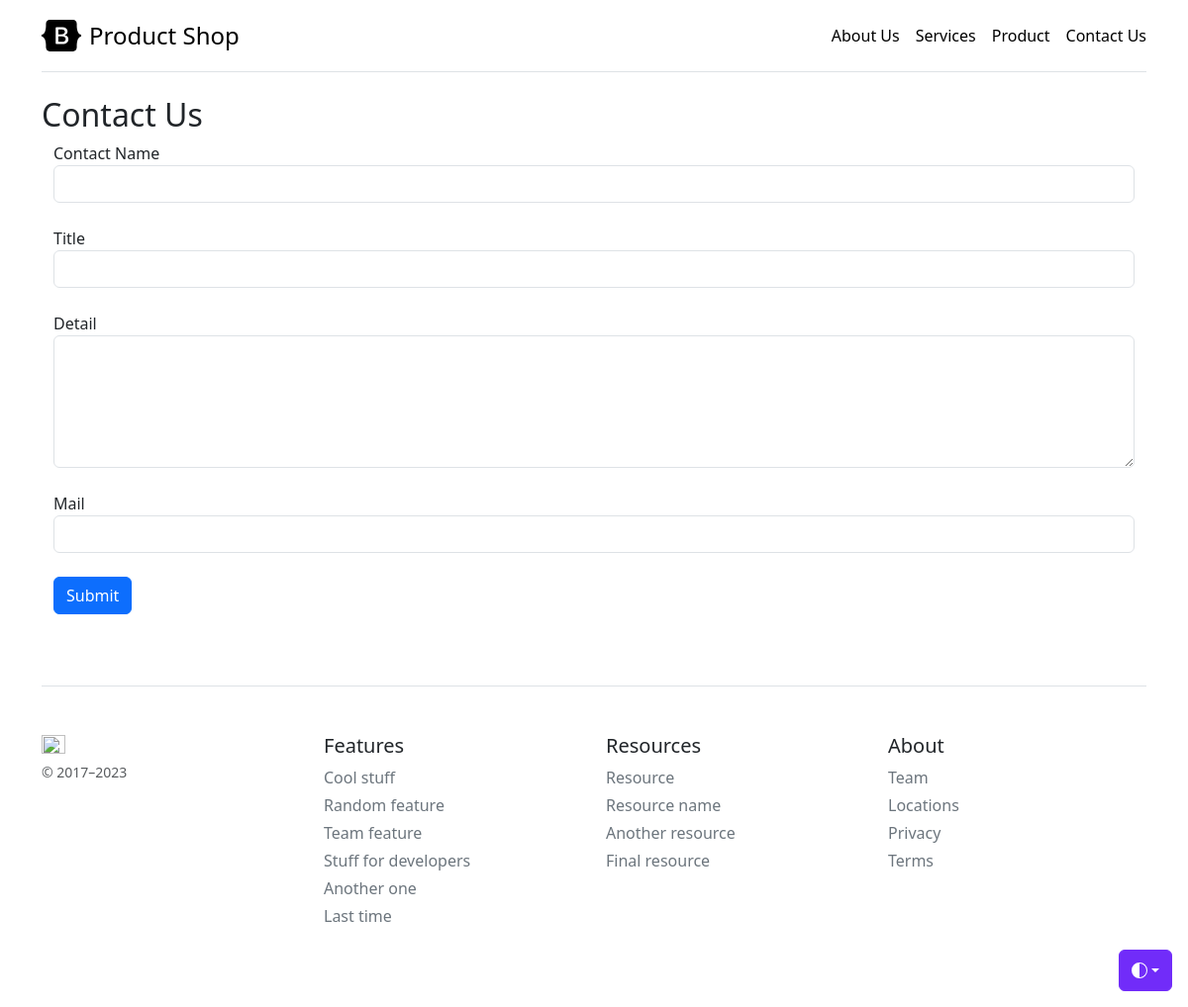
/contact, run on an earlier commit of the app's database.
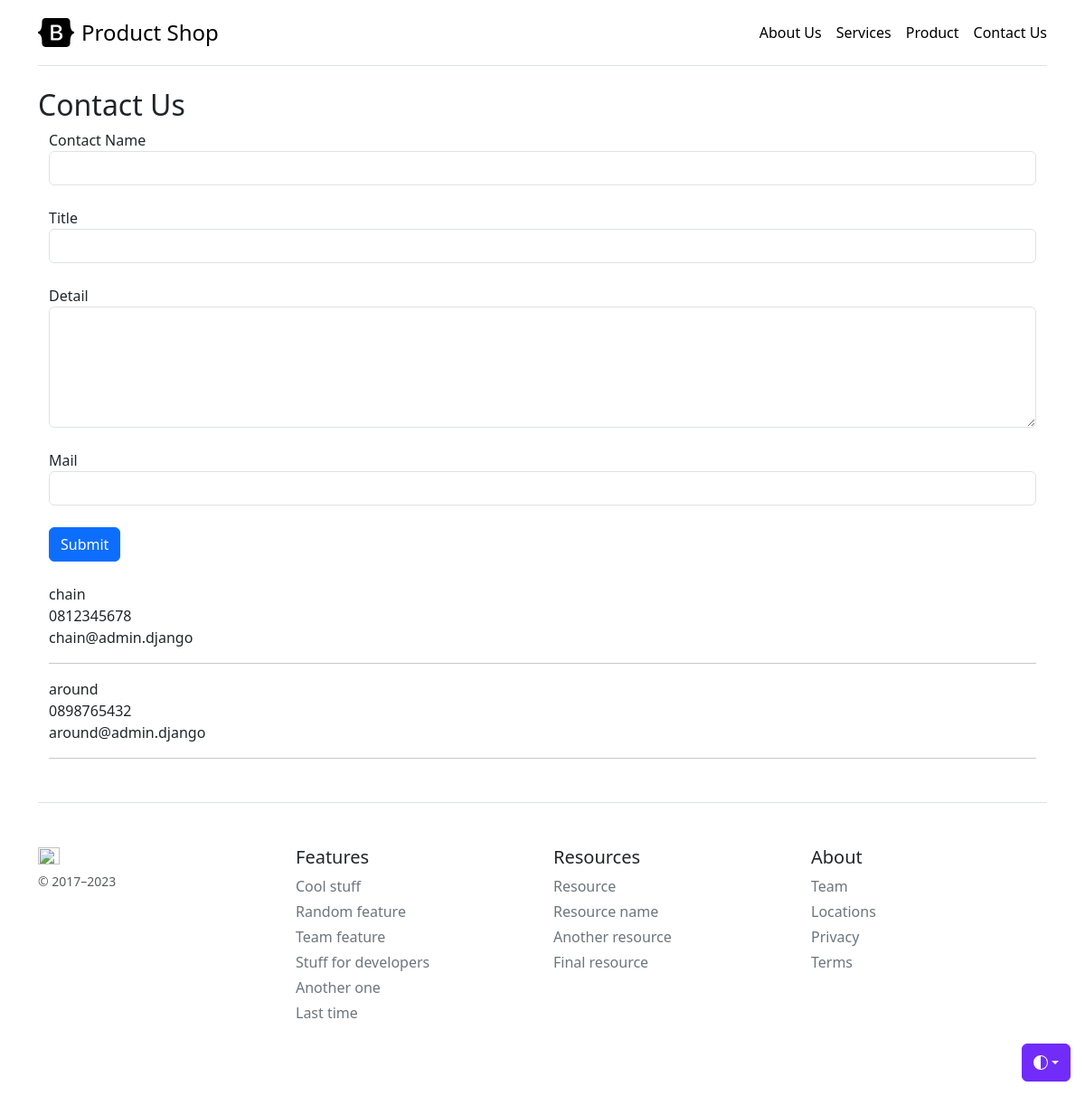
And on a later commit of the database.
### attenuation/models.py (models this page shows, shortened)
class Staff(models.Model):
    name = models.CharField(max_length=255)
    mobile = models.CharField(max_length=64)
    mail = models.CharField(max_length=64)

### attenuation/views.py (the view, shortened to what this page needs)
# urls.py: path('contact', Contacts, name='contact'),
def Contacts(request):
    namelist = Staff.objects.all()
    context = {'namelist': namelist}
    return render(request, 'attenuation/contact.html',context)

### attenuation/template/attenuation/contact.html (shortened to what this page needs)
{% extends 'attenuation/base.html' %}
{% block content %}
<h2>Contact Us</h2>
<div class="container">
    <form method="post">
        <div class="form-group">
            <label for="name">Contact Name</label>
            <input type="text" class="form-control" id="name" name="name" />
        </div><br />
        <div class="form-group">
            <label for="title">Title</label>
            <input type="text" class="form-control" id="title" name="title" />
        </div><br />
        <div class="form-group">
            <label for="detail">Detail</label>
            <textarea class="form-control" rows="5" id="detail" name="detail"></textarea>
        </div><br />
        <div class="form-group">
            <label for="mail">Mail</label>
            <input type="email" class="form-control" id="mail" name="mail" />
        </div><br />
        <button type="submit" class="btn btn-primary" >Submit</button>
    </form><br />
</div>
<div class="container">
    {% for staff in namelist %}
    <span>{{staff.name}}</apan><br/>
    <span>{{staff.mobile}}</span><br />
    <span>{{staff.mail}}</span><br />
    <hr />
    {% endfor %}
</div>
{% endblock content %}

What changed in the data, as far as the page shows it:
added Staff: name "chain", mobile "0812345678", mail "chain@admin.django"
added Staff: name "around", mobile "0898765432", mail "around@admin.django"
